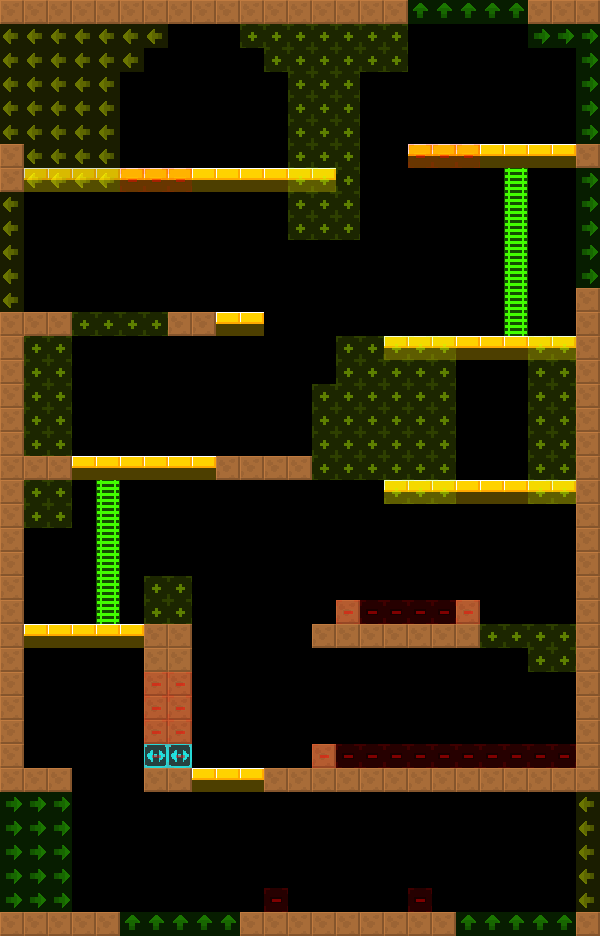

A level layout from a 2D game, rendered from its tile map. Below: a short description, then the map file with tile-grid data replaced by summaries:
An orthogonal 25x39 tile map with 24x24 px tiles, 2 tile layers (col, lnk), 2 tilesets and 5 objects (2x Water, 2x Door, BreakableGround).

<map version="1.4" tiledversion="1.4.2" orientation="orthogonal" renderorder="right-down" width="25" height="39" tilewidth="24" tileheight="24" infinite="0" nextlayerid="4" nextobjectid="8">
 <tileset firstgid="6" source="../../lnk.tsx" />
 <tileset firstgid="1" source="../../col.tsx" />
 <layer id="1" name="col" width="25" height="39">
  <data>[975 cells, 193 non-empty, 4 distinct tile ids]</data>
 </layer>
 <layer id="2" name="lnk" width="25" height="39" opacity="0.5">
  <data>[975 cells, 234 non-empty, 5 distinct tile ids]</data>
 </layer>
 <objectgroup id="3" name="markers" opacity="0.5">
  <object id="1" name="BreakableGround" type="BreakableGround" x="72" y="312" width="96" height="24">
   <properties>
    <property name="yr" value="0" />
    <property name="xr" value="0" />
   </properties>
  </object>
  <object id="2" name="Water" type="Water" x="360" y="600" width="96" height="24">
   <properties>
    <property name="yr" value="0" />
    <property name="xr" value="0" />
   </properties>
  </object>
  <object id="3" name="Water" type="Water" x="336" y="744" width="240" height="24">
   <properties>
    <property name="yr" value="0" />
    <property name="xr" value="0" />
   </properties>
  </object>
  <object id="4" name="Door" type="Door" x="264" y="888" width="24" height="24">
   <properties>
    <property name="yr" value="0" />
    <property name="xr" value="0" />
   </properties>
  </object>
  <object id="5" name="Door" type="Door" x="408" y="888" width="24" height="24">
   <properties>
    <property name="yr" value="0" />
    <property name="xr" value="0" />
   </properties>
  </object>
 </objectgroup>
</map>
